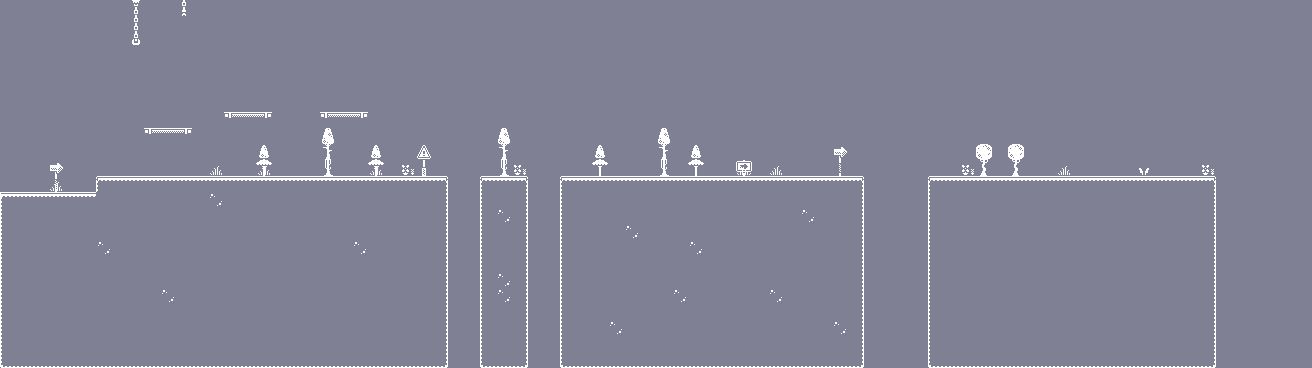

This is a level from a 2D game, rendered from its Tiled map with the project's own tilesets. A one-line summary and the map file follow, with tile-layer data summarised:
An orthogonal 82x23 tile map with 16x16 px tiles, 3 tile layers (Floor, Decor_1, Decor_2) and 6 objects (4x Grump, Player, Goal).

<map version="1.4" tiledversion="1.4.2" orientation="orthogonal" renderorder="right-down" compressionlevel="0" width="82" height="23" tilewidth="16" tileheight="16" infinite="0" backgroundcolor="#7F8093" nextlayerid="7" nextobjectid="1"><tileset firstgid="1" name="Dungeon_tiles" tilewidth="16" tileheight="16" tilecount="400" columns="20" objectalignment="topleft" margin="0" spacing="0"><image source="../../images/monochrome_kenney.png" width="320" height="320" /></tileset><layer id="1" name="Floor" width="82" height="23" opacity="1"><data>[1886 cells, 235 non-empty, 13 distinct tile ids]</data></layer><layer id="2" name="Decor_1" width="82" height="23" opacity="1"><data>[1886 cells, 58 non-empty, 22 distinct tile ids]</data></layer><layer id="3" name="Decor_2" width="82" height="23" opacity="1"><data>[1886 cells, 4 non-empty, 3 distinct tile ids]</data></layer><objectgroup id="4" name="Enemies"><object name="Grump" x="144" y="160" width="16" height="16"><properties><property name="__anchorX" type="int" value="144" /><property name="__anchorY" type="int" value="160" /><property name="__cx" type="int" value="9" /><property name="__cy" type="int" value="10" /><property name="health" type="int" value="1" /><property name="patrol_0" value="14,10" /><property name="patrol_1" value="9,10" /></properties></object><object name="Grump" x="320" y="160" width="16" height="16"><properties><property name="__anchorX" type="int" value="320" /><property name="__anchorY" type="int" value="160" /><property name="__cx" type="int" value="20" /><property name="__cy" type="int" value="10" /><property name="health" type="int" value="1" /><property name="patrol_0" value="27,10" /><property name="patrol_1" value="20,10" /></properties></object><object name="Grump" x="656" y="160" width="16" height="16"><properties><property name="__anchorX" type="int" value="656" /><property name="__anchorY" type="int" value="160" /><property name="__cx" type="int" value="41" /><property name="__cy" type="int" value="10" /><property name="health" type="int" value="1" /><property name="patrol_0" value="35,10" /><property name="patrol_1" value="41,10" /></properties></object><object name="Grump" x="768" y="160" width="16" height="16"><properties><property name="__anchorX" type="int" value="768" /><property name="__anchorY" type="int" value="160" /><property name="__cx" type="int" value="48" /><property name="__cy" type="int" value="10" /><property name="health" type="int" value="1" /><property name="patrol_0" value="53,10" /><property name="patrol_1" value="48,10" /></properties></object></objectgroup><objectgroup id="5" name="Player"><object name="Player" x="16" y="160" width="16" height="16"><properties><property name="__anchorX" type="int" value="16" /><property name="__anchorY" type="int" value="160" /><property name="__cx" type="int" value="1" /><property name="__cy" type="int" value="10" /><property name="health" type="int" value="3" /></properties></object></objectgroup><objectgroup id="6" name="Goal"><object name="Goal" x="1200" y="160" width="16" height="16"><properties><property name="__anchorX" type="int" value="1200" /><property name="__anchorY" type="int" value="160" /><property name="__cx" type="int" value="75" /><property name="__cy" type="int" value="10" /></properties></object></objectgroup></map>
